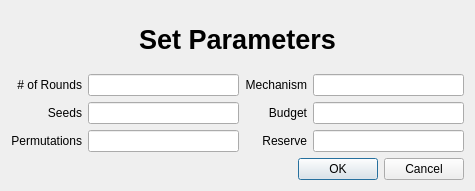
<?xml version="1.0" encoding="UTF-8"?>
<ui version="4.0">
 <class>Parameters</class>
 <widget class="QDialog" name="Parameters">
  <property name="geometry">
   <rect>
    <x>0</x>
    <y>0</y>
    <width>475</width>
    <height>191</height>
   </rect>
  </property>
  <property name="windowTitle">
   <string>Dialog</string>
  </property>
  <layout class="QGridLayout" name="gridLayout_3">
   <item row="1" column="0">
    <layout class="QGridLayout" name="gridLayout">
     <item row="1" column="1">
      <widget class="QLineEdit" name="lineEdit_2"/>
     </item>
     <item row="1" column="3">
      <widget class="QLineEdit" name="lineEdit_5"/>
     </item>
     <item row="1" column="0">
      <widget class="QLabel" name="label_2">
       <property name="text">
        <string>Seeds</string>
       </property>
       <property name="alignment">
        <set>Qt::AlignRight|Qt::AlignTrailing|Qt::AlignVCenter</set>
       </property>
      </widget>
     </item>
     <item row="2" column="0">
      <widget class="QLabel" name="label_3">
       <property name="text">
        <string>Permutations</string>
       </property>
       <property name="alignment">
        <set>Qt::AlignRight|Qt::AlignTrailing|Qt::AlignVCenter</set>
       </property>
      </widget>
     </item>
     <item row="2" column="1">
      <widget class="QLineEdit" name="lineEdit_3"/>
     </item>
     <item row="2" column="2">
      <widget class="QLabel" name="label_5">
       <property name="text">
        <string>Reserve</string>
       </property>
       <property name="alignment">
        <set>Qt::AlignRight|Qt::AlignTrailing|Qt::AlignVCenter</set>
       </property>
      </widget>
     </item>
     <item row="0" column="2">
      <widget class="QLabel" name="label_6">
       <property name="text">
        <string>Mechanism</string>
       </property>
       <property name="alignment">
        <set>Qt::AlignRight|Qt::AlignTrailing|Qt::AlignVCenter</set>
       </property>
      </widget>
     </item>
     <item row="2" column="3">
      <widget class="QLineEdit" name="lineEdit_6"/>
     </item>
     <item row="0" column="0">
      <widget class="QLabel" name="label">
       <property name="text">
        <string># of Rounds</string>
       </property>
       <property name="alignment">
        <set>Qt::AlignRight|Qt::AlignTrailing|Qt::AlignVCenter</set>
       </property>
      </widget>
     </item>
     <item row="0" column="3">
      <widget class="QLineEdit" name="lineEdit_4"/>
     </item>
     <item row="1" column="2">
      <widget class="QLabel" name="label_4">
       <property name="text">
        <string>Budget</string>
       </property>
       <property name="alignment">
        <set>Qt::AlignRight|Qt::AlignTrailing|Qt::AlignVCenter</set>
       </property>
      </widget>
     </item>
     <item row="0" column="1">
      <widget class="QLineEdit" name="lineEdit_7"/>
     </item>
    </layout>
   </item>
   <item row="2" column="0">
    <widget class="QDialogButtonBox" name="run">
     <property name="orientation">
      <enum>Qt::Horizontal</enum>
     </property>
     <property name="standardButtons">
      <set>QDialogButtonBox::Cancel|QDialogButtonBox::Ok</set>
     </property>
    </widget>
   </item>
   <item row="0" column="0">
    <widget class="QLabel" name="label_7">
     <property name="font">
      <font>
       <pointsize>20</pointsize>
       <weight>75</weight>
       <bold>true</bold>
      </font>
     </property>
     <property name="text">
      <string>Set Parameters</string>
     </property>
     <property name="alignment">
      <set>Qt::AlignCenter</set>
     </property>
    </widget>
   </item>
  </layout>
 </widget>
 <resources/>
 <connections>
  <connection>
   <sender>run</sender>
   <signal>rejected()</signal>
   <receiver>Parameters</receiver>
   <slot>reject()</slot>
   <hints>
    <hint type="sourcelabel">
     <x>316</x>
     <y>228</y>
    </hint>
    <hint type="destinationlabel">
     <x>15</x>
     <y>15</y>
    </hint>
   </hints>
  </connection>
  <connection>
   <sender>run</sender>
   <signal>accepted()</signal>
   <receiver>Parameters</receiver>
   <slot>accept()</slot>
   <hints>
    <hint type="sourcelabel">
     <x>248</x>
     <y>222</y>
    </hint>
    <hint type="destinationlabel">
     <x>15</x>
     <y>15</y>
    </hint>
   </hints>
  </connection>
 </connections>
</ui>
